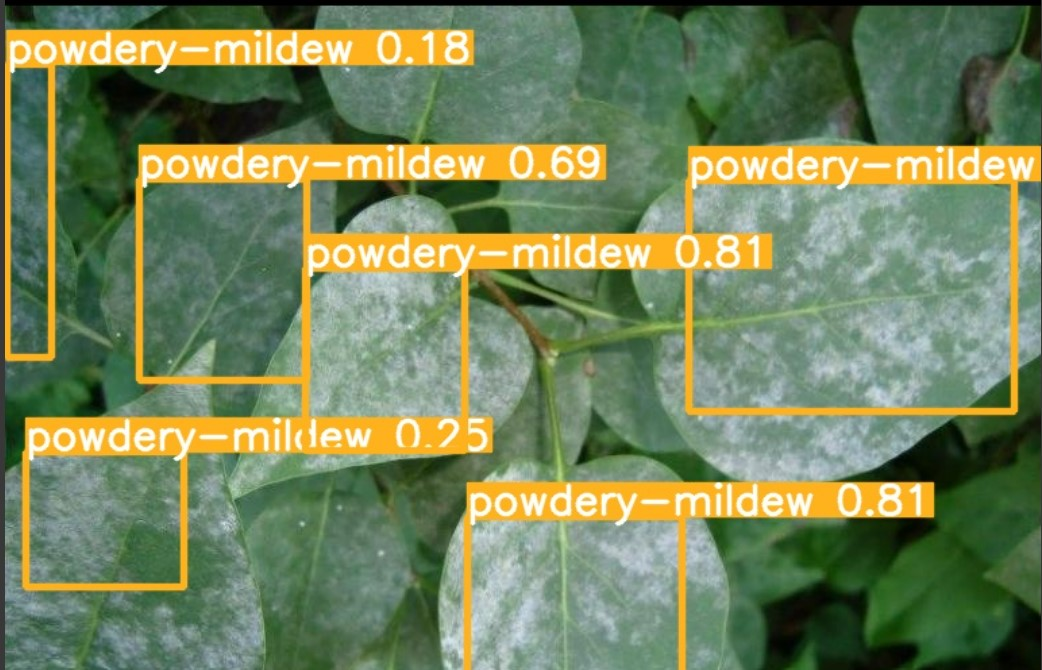
#> input picture capstone/plant_disease.v2i.yolov5pytorch/www.jpg, 1042 x 670 px, found by its file name
$ python ocr.py
#> lines starting #> are read from the running program, lines starting #| are printed output that depends on the picture; after the words box and inside, x2 and y2 are one past the last pixel; in counts of white or black regions, pixels touching at a corner belong together
import cv2
import os
from PIL import Image
import pytesseract

# 설치한 tesseract 프로그램 경로 (64비트)
pytesseract.pytesseract.tesseract_cmd = r'C:\\Program Files\\Tesseract-OCR\\tesseract'
# 32비트인 경우 => r'C:\Program Files (x86)\Tesseract-OCR\tesseract'

# 이미지 불러오기, Gray 프로세싱
image = cv2.imread("C:\\Users\\deka2\\OneDrive\\Desktop\\capstone\\plant_disease.v2i.yolov5pytorch\\www.jpg")
#> image is the input picture: shape (670, 1042, 3); mean B, G, R 91.1, 131.1, 116
gray = cv2.cvtColor(image, cv2.COLOR_BGR2GRAY)
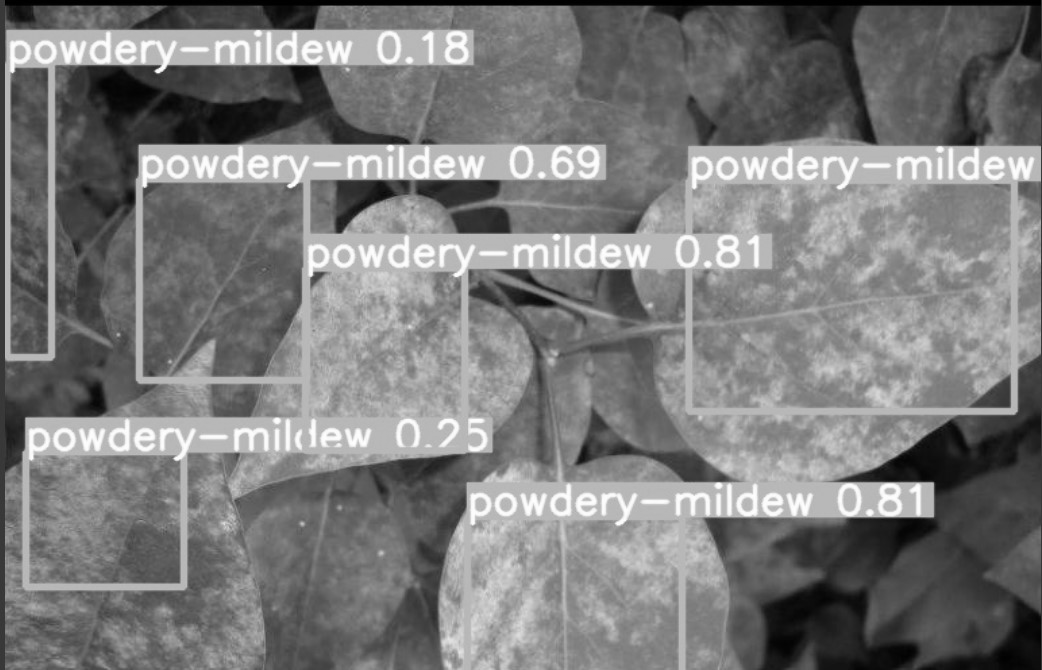
#> gray: shape (670, 1042); min 0, max 255, mean 122

# 이진화를 사용하여 이미지 전처리
_, threshold = cv2.threshold(gray, 0, 255, cv2.THRESH_BINARY + cv2.THRESH_OTSU)
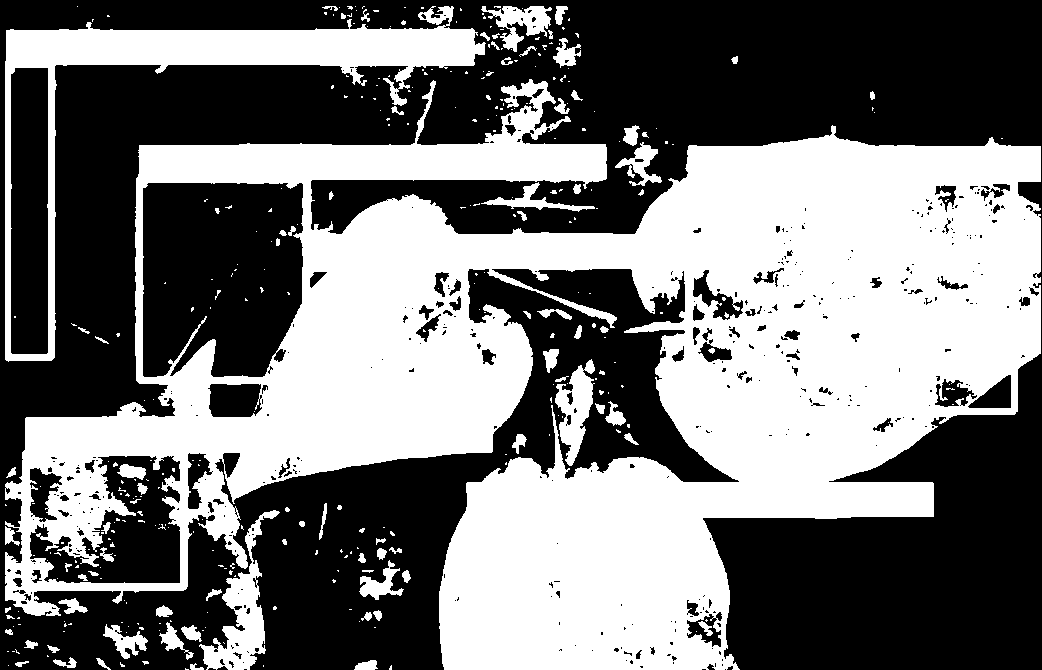
#> threshold: shape (670, 1042); 46.1% white; 352 white regions (261 under 20 px), largest, box (x1, y1, x2, y2) and area: (5, 79, 1041, 670) 281416, (5, 6, 486, 362) 22400, (199, 510, 280, 670) 3880

# write the thresholded image to disk as a temporary file so we can
# 글자 프로세싱을 위해 이진화된 이미지 임시파일 형태로 저장.
filename = "{}.jpg".format(os.getpid())
cv2.imwrite(filename, threshold)

# Simple image to string
#> (the run stopped early here; a loop or call above may not have finished)
